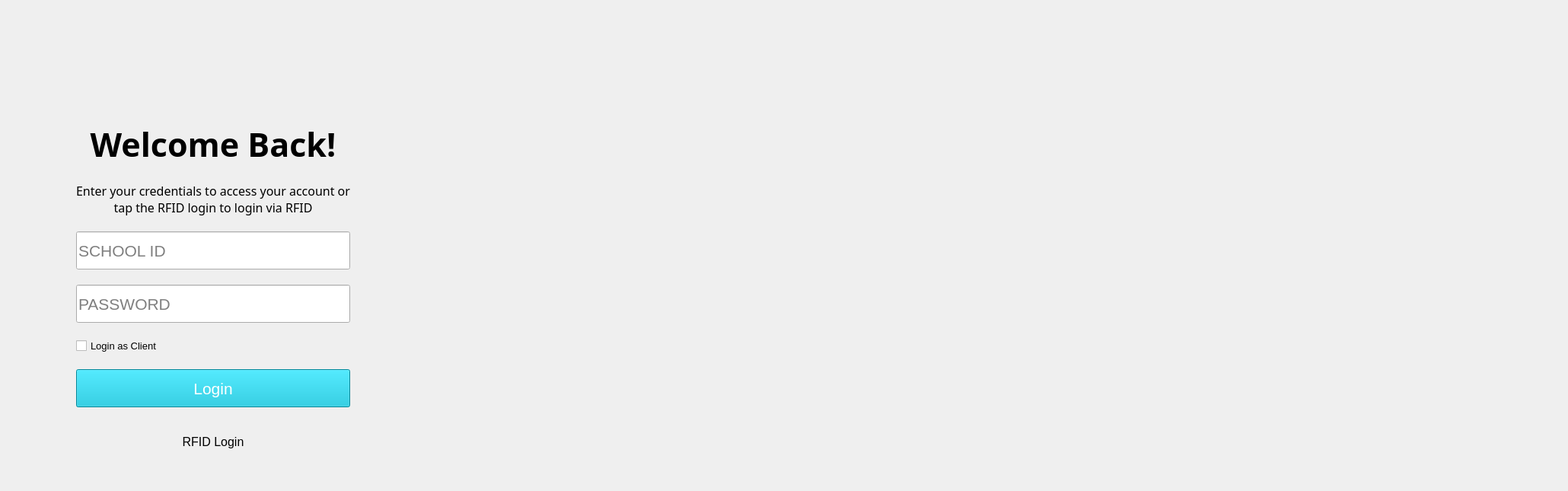
      <widget class="QWidget" name="pageLogin">
       <property name="font">
        <font>
         <family>Segoe UI</family>
         <pointsize>16</pointsize>
         <weight>50</weight>
         <bold>false</bold>
        </font>
       </property>
       <layout class="QGridLayout" name="gridLayout">
        <property name="leftMargin">
         <number>0</number>
        </property>
        <property name="topMargin">
         <number>0</number>
        </property>
        <property name="rightMargin">
         <number>0</number>
        </property>
        <property name="bottomMargin">
         <number>0</number>
        </property>
        <property name="spacing">
         <number>0</number>
        </property>
        <item row="0" column="2">
         <layout class="QVBoxLayout" name="verticalLayout">
          <property name="spacing">
           <number>20</number>
          </property>
          <property name="sizeConstraint">
           <enum>QLayout::SetDefaultConstraint</enum>
          </property>
          <property name="leftMargin">
           <number>50</number>
          </property>
          <property name="topMargin">
           <number>50</number>
          </property>
          <property name="rightMargin">
           <number>50</number>
          </property>
          <item>
           <widget class="QLabel" name="label_15">
            <property name="minimumSize">
             <size>
              <width>50</width>
              <height>50</height>
             </size>
            </property>
            <property name="styleSheet">
             <string notr="true">image:url(:/highres-logo/aupay-logo/highres/a-u-pay-high-resolution-logo-color-on-transparent-background.png)</string>
            </property>
            <property name="text">
             <string/>
            </property>
            <property name="scaledContents">
             <bool>true</bool>
            </property>
           </widget>
          </item>
          <item>
           <spacer name="verticalSpacer_2">
            <property name="orientation">
             <enum>Qt::Vertical</enum>
            </property>
            <property name="sizeHint" stdset="0">
             <size>
              <width>20</width>
              <height>40</height>
             </size>
            </property>
           </spacer>
          </item>
          <item>
           <widget class="QLabel" name="label">
            <property name="font">
             <font>
              <family>Segoe UI Black</family>
              <pointsize>32</pointsize>
              <weight>75</weight>
              <bold>true</bold>
             </font>
            </property>
            <property name="text">
             <string>Welcome Back!</string>
            </property>
            <property name="alignment">
             <set>Qt::AlignCenter</set>
            </property>
           </widget>
          </item>
          <item>
           <widget class="QLabel" name="label_5">
            <property name="font">
             <font>
              <family>Segoe UI Light</family>
              <pointsize>12</pointsize>
              <weight>50</weight>
              <bold>false</bold>
             </font>
            </property>
            <property name="text">
             <string>Enter your credentials to access your account or tap the RFID login to login via RFID</string>
            </property>
            <property name="alignment">
             <set>Qt::AlignCenter</set>
            </property>
            <property name="wordWrap">
             <bool>true</bool>
            </property>
           </widget>
          </item>
          <item>
           <widget class="QLineEdit" name="lineSchoolId_login">
            <property name="minimumSize">
             <size>
              <width>0</width>
              <height>50</height>
             </size>
            </property>
            <property name="font">
             <font>
              <family>Segoe UI</family>
              <pointsize>16</pointsize>
              <weight>50</weight>
              <bold>false</bold>
             </font>
            </property>
            <property name="maxLength">
             <number>15</number>
            </property>
            <property name="placeholderText">
             <string>SCHOOL ID</string>
            </property>
           </widget>
          </item>
          <item>
           <widget class="QLineEdit" name="linePassword_login">
            <property name="minimumSize">
             <size>
              <width>0</width>
              <height>50</height>
             </size>
            </property>
            <property name="font">
             <font>
              <family>Segoe UI</family>
              <pointsize>16</pointsize>
              <weight>50</weight>
              <bold>false</bold>
             </font>
            </property>
            <property name="inputMask">
             <string/>
            </property>
            <property name="maxLength">
             <number>20</number>
            </property>
            <property name="echoMode">
             <enum>QLineEdit::Password</enum>
            </property>
            <property name="placeholderText">
             <string>PASSWORD</string>
            </property>
            <property name="clearButtonEnabled">
             <bool>false</bool>
            </property>
           </widget>
          </item>
          <item>
           <widget class="QCheckBox" name="checkBoxLoginAsClient_login">
            <property name="font">
             <font>
              <family>Segoe UI</family>
              <pointsize>10</pointsize>
              <weight>50</weight>
              <bold>false</bold>
             </font>
            </property>
            <property name="layoutDirection">
             <enum>Qt::LeftToRight</enum>
            </property>
            <property name="text">
             <string>Login as Client</string>
            </property>
           </widget>
          </item>
          <item>
           <widget class="QPushButton" name="buttonLogin_login">
            <property name="sizePolicy">
             <sizepolicy hsizetype="Expanding" vsizetype="Fixed">
              <horstretch>0</horstretch>
              <verstretch>0</verstretch>
             </sizepolicy>
            </property>
            <property name="minimumSize">
             <size>
              <width>0</width>
              <height>50</height>
             </size>
            </property>
            <property name="font">
             <font>
              <family>Segoe UI</family>
              <pointsize>16</pointsize>
              <weight>50</weight>
              <bold>false</bold>
              <strikeout>false</strikeout>
             </font>
            </property>
            <property name="cursor">
             <cursorShape>PointingHandCursor</cursorShape>
            </property>
            <property name="mouseTracking">
             <bool>true</bool>
            </property>
            <property name="layoutDirection">
             <enum>Qt::LeftToRight</enum>
            </property>
            <property name="autoFillBackground">
             <bool>false</bool>
            </property>
            <property name="styleSheet">
             <string notr="true">background-color: #00bdd6;
color: white;</string>
            </property>
            <property name="text">
             <string>Login</string>
            </property>
            <property name="shortcut">
             <string>Return</string>
            </property>
            <property name="checkable">
             <bool>false</bool>
            </property>
            <property name="checked">
             <bool>false</bool>
            </property>
           </widget>
          </item>
          <item>
           <widget class="QPushButton" name="buttonRFIDLogin_login">
            <property name="sizePolicy">
             <sizepolicy hsizetype="Expanding" vsizetype="Fixed">
              <horstretch>0</horstretch>
              <verstretch>0</verstretch>
             </sizepolicy>
            </property>
            <property name="minimumSize">
             <size>
              <width>0</width>
              <height>50</height>
             </size>
            </property>
            <property name="font">
             <font>
              <family>Segoe UI</family>
              <pointsize>12</pointsize>
              <weight>50</weight>
              <bold>false</bold>
              <strikeout>false</strikeout>
             </font>
            </property>
            <property name="cursor">
             <cursorShape>PointingHandCursor</cursorShape>
            </property>
            <property name="styleSheet">
             <string notr="true">QPushButton {
background-color: none;
color: black;
}</string>
            </property>
            <property name="text">
             <string>RFID Login</string>
            </property>
            <property name="shortcut">
             <string>Shift+Return</string>
            </property>
            <property name="checkable">
             <bool>false</bool>
            </property>
            <property name="checked">
             <bool>false</bool>
            </property>
            <property name="autoDefault">
             <bool>false</bool>
            </property>
            <property name="default">
             <bool>false</bool>
            </property>
            <property name="flat">
             <bool>true</bool>
            </property>
           </widget>
          </item>
          <item>
           <spacer name="verticalSpacer_3">
            <property name="orientation">
             <enum>Qt::Vertical</enum>
            </property>
            <property name="sizeHint" stdset="0">
             <size>
              <width>20</width>
              <height>40</height>
             </size>
            </property>
           </spacer>
          </item>
         </layout>
        </item>
        <item row="0" column="1">
         <spacer name="horizontalSpacer">
          <property name="orientation">
           <enum>Qt::Horizontal</enum>
          </property>
          <property name="sizeType">
           <enum>QSizePolicy::Fixed</enum>
          </property>
          <property name="sizeHint" stdset="0">
           <size>
            <width>50</width>
            <height>20</height>
           </size>
          </property>
         </spacer>
        </item>
        <item row="0" column="3">
         <spacer name="horizontalSpacer_2">
          <property name="orientation">
           <enum>Qt::Horizontal</enum>
          </property>
          <property name="sizeType">
           <enum>QSizePolicy::Fixed</enum>
          </property>
          <property name="sizeHint" stdset="0">
           <size>
            <width>50</width>
            <height>20</height>
           </size>
          </property>
         </spacer>
        </item>
        <item row="0" column="4">
         <widget class="QLabel" name="label_16">
          <property name="sizePolicy">
           <sizepolicy hsizetype="Expanding" vsizetype="MinimumExpanding">
            <horstretch>0</horstretch>
            <verstretch>0</verstretch>
           </sizepolicy>
          </property>
          <property name="minimumSize">
           <size>
            <width>1500</width>
            <height>0</height>
           </size>
          </property>
          <property name="styleSheet">
           <string notr="true">image:url(:/wallpaper/login-wallpaper.jpg)</string>
          </property>
          <property name="lineWidth">
           <number>0</number>
          </property>
          <property name="text">
           <string/>
          </property>
          <property name="alignment">
           <set>Qt::AlignLeading|Qt::AlignLeft|Qt::AlignTop</set>
          </property>
         </widget>
        </item>
       </layout>
      </widget>
